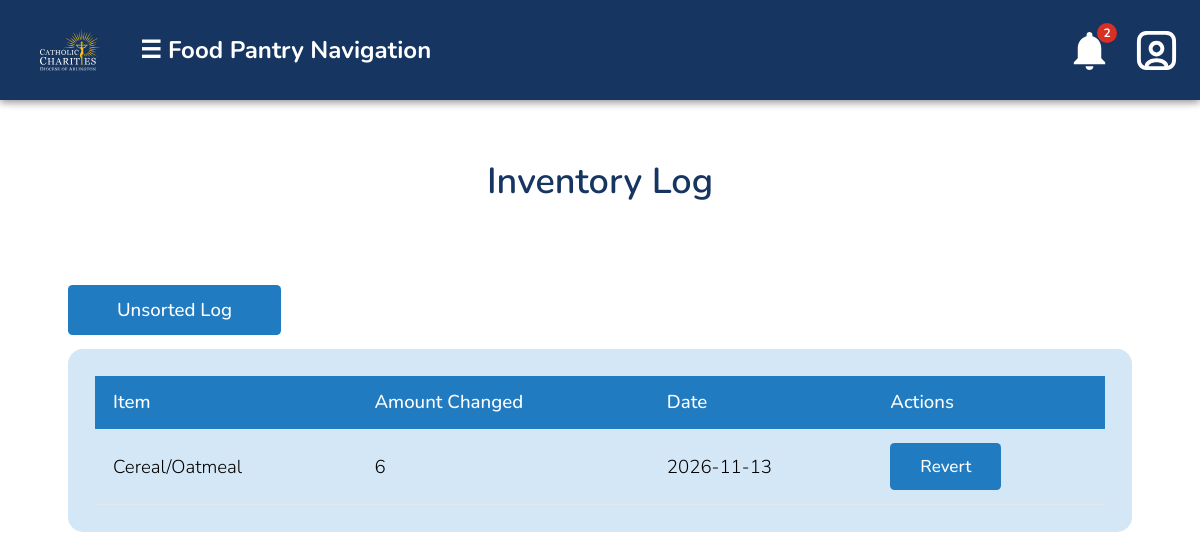
Page /viewHistory.php (signed in) on the earlier database version.
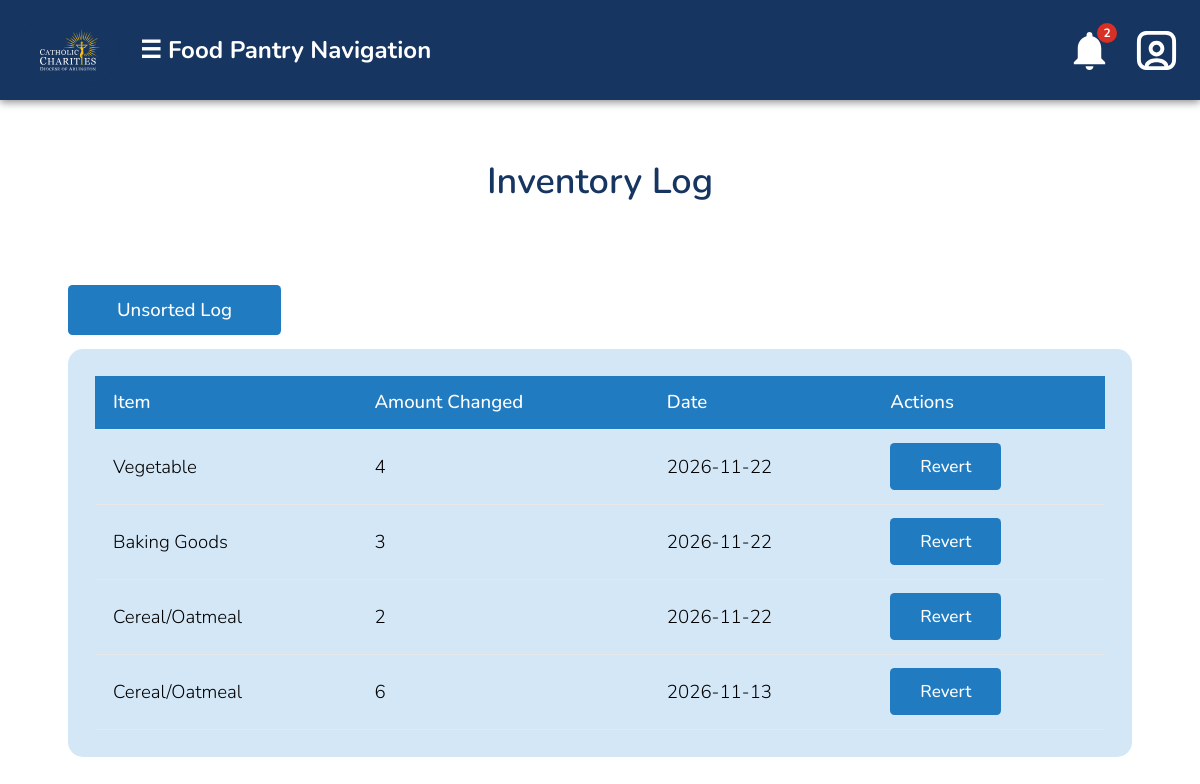
Same page on the later database version.
### tables this page shows
CREATE TABLE `dbinventoryhistory` (
  `id` int(11) NOT NULL,
  `inventory_id` int(11) NOT NULL,
  `change_amount` int(11) NOT NULL,
  `change_date` date NOT NULL,
  `changer_id` int(11) NOT NULL
);

CREATE TABLE `dbinventory` (
  `id` int(11) NOT NULL,
  `location` varchar(50) NOT NULL DEFAULT 'Main',
  `item_category_id` int(11) NOT NULL,
  `category_name` varchar(100) NOT NULL,
  `current_quantity` int(11) NOT NULL,
  `minimum_quantity` int(11) NOT NULL,
  `allocated_quantity` int(11) NOT NULL
);

### domain/Notification.php (called while the page is built, shortened)
<?php
class Notification {
    private $message;
    private $type;
    private $created_at;
    private $is_read;
    function __construct($id, $recipient_id, $message, $type, $reference_id, $created_at, $is_read) {
        $this->message = $message;
        $this->type = $type;
        $this->created_at = $created_at;
        $this->is_read = $is_read;
    }
    function getMessage() {
        return $this->message;
    }
    function getCreatedAt() {
        return $this->created_at;
    }
    function isRead() {
        return $this->is_read;
    }
    function getLink() {
        if ($this->type === 'low_stock') {
            return 'inventory.php';
        }
        return null;
    }
}

### database/dbInventoryHistory.php (called while the page is built, shortened)
<?php
    include_once(dirname(__FILE__).'/../domain/HistoryItem.php');
    function getAllHistoryItems(){
        $con = connect();
        $query = "SELECT * FROM dbinventoryhistory ORDER BY change_date DESC";
        $result = mysqli_query($con, $query);
        $history = array();
        while ($row = mysqli_fetch_assoc($result)) {
            $historyItem = new HistoryItem($row['id'], $row['inventory_id'], $row['change_amount'], $row['change_date'], $row['changer_id']);
            $history[] = $historyItem;
        }
        return $history;
    }
?>

### database/dbInventory.php (called while the page is built, shortened)
<?php
include_once(dirname(__FILE__).'/../domain/InventoryItem.php');
include_once(dirname(__FILE__).'/dbNotifications.php');
function getItem($id) {
    $con = connect();
    $query = "SELECT * FROM dbinventory WHERE id = $id";
    $result = mysqli_query($con, $query);
    $row  = mysqli_fetch_assoc($result);
    $inventoryItem = new InventoryItem($row['id'], $row['item_category_id'], $row['category_name'], $row['current_quantity'], $row['minimum_quantity'], $row['allocated_quantity']);
    return $inventoryItem;
}

### domain/InventoryItem.php (called while the page is built, shortened)
<?php
class InventoryItem {
    private $category_name;
    function __construct($id, $item_category_id, $category_name, $current_quantity, $minimum_quantity, $allocated_quantity) {
        $this->category_name = $category_name;
    }
    function getCategoryName() {
        return $this->category_name;
    }
}

### domain/HistoryItem.php (called while the page is built, shortened)
<?php
    class HistoryItem {
        private $id;
        private $change_amount;
        private $change_date;
        function __construct($id, $inventory_id, $change_amount, $change_date, $changer_id)
        {
            $this->id = $id;
            $this->change_amount = $change_amount;
            $this->change_date = $change_date;
        }
        function getId() {return $this->id;}
        function getChangeAmount() {return $this->change_amount;}
        function getChangeDate() {return $this->change_date;}
    }
?>

### viewHistory.php (the view, shortened to what this page needs)
<?php
    require_once('database/dbInventory.php');
    require_once('database/dbInventoryHistory.php');
?>
<!DOCTYPE html>
<html>
<head>
    <?php require_once('universal.inc') ?>
</head>
<pageheader>
    <h1 class="title">Inventory Log</h1>
</pageheader>
<body>
    <?php require_once('header.php'); ?>
    <main>
        <div class="report-container">
            <?php
                if (!isset($_GET['unsorted'])) {
                    require_once('database/dbInventory.php');
                    echo '
                    <a class="button" href="viewHistory.php?unsorted=1">Unsorted Log</a>
                    <div class="report-section">
                        <div class="table-wrapper">
                            <table class="report-table">
                                <thead>
                                    <tr>
                                        <th>Item</th>
                                        <th>Amount Changed</th>
                                        <th>Date</th>
                                        <th>Actions</th>
                                    </tr>
                                </thead>
                                <tbody> ';
                                $history = getAllHistoryItems();
                                if($history){
                                foreach ($history as $item) {
                                        $name = getItem($item->getInventoryId())->getCategoryName();
                                        $amount = $item->getChangeAmount();
                                        $date = $item->getChangeDate();
                                        echo '
                                            <td>' . $name . '</td>
                                            <td>' . $amount . '</td>
                                            <td>' . $date . '</td>';
                                        echo '
                                            <td><a href="viewHistory.php?revertId=' . $item->getId() . '" class="text-blue-700 underline"><button class="modify-btn">Revert</button></a>
                                        </tr>';
                                }}
                                else echo "Nothing to log yet.";
                    echo '
                                </tbody>
                            </table>
                        </div>
                    </div>';
                }
            ?>
        </div>
    </main>
</body>
</html>

### universal.inc (shortened to what this page needs)
<link rel="stylesheet" href="css/base.css" type="text/css" />

### header.php (shortened to what this page needs)
<head>
</head>
<header>
    <?php
    if (!isset($_SESSION['logged_in'])) {
    } else if ($_SESSION['logged_in']) {
        if ($_SESSION['access_level'] >= 1) {
            echo ('<div class="navbar">
        <div class="left-section">
            <div class="logo-container">
                <a href="index.php"><img src="images/ccda-logo-white.svg" alt="Logo"></a>
            </div>
            <div class="nav-links">
                <div class="nav-item">☰ Food Pantry Navigation
                    <div class="dropdown">');
            echo ('<a href="addInventory.php" style="text-decoration: none;">
                    </a>
                    </div>
                </div>
            </div>
        </div>
        <div class="right-section">
');
            if ($_SESSION['access_level'] >= 2) {
                require_once(__DIR__ . '/database/dbNotifications.php');
                echo (notificationBellHtml($_SESSION['_id']));
            }
            echo ('
            <div class="nav-links">
                <div class="nav-item">
                    <div class="icon">
                        <span class="header-icon" role="img" aria-label="User Icon" style="--icon: url(images/user-square.svg)"></span>
                        <div class="dropdown">
                            <a href="changePassword.php" class="dropdown-link"><div>Change Password</div></a>
                            <a href="logout.php" class="dropdown-link"><div>Log Out</div></a>
                        </div>
                    </div>
                </div>
            </div>
        </div>
    </div>');
        }
    }
    ?>
</header>
<div class="navbar-background"></div>

### database/dbNotifications.php (shortened to what this page needs)
<?php
include_once(dirname(__FILE__).'/../domain/Notification.php');
function getNotifications($recipientId, $limit = 20) {
    $con = connect();
    $recipientId = mysqli_real_escape_string($con, $recipientId);
    $limit = (int)$limit;
    $query = "SELECT * FROM dbnotifications WHERE recipient_id = '$recipientId'
              ORDER BY created_at DESC, id DESC LIMIT $limit";
    $result = mysqli_query($con, $query);
    $notifications = [];
    while ($row = mysqli_fetch_assoc($result)) {
        $notifications[] = new Notification(
            (int)$row['id'],
            $row['recipient_id'],
            $row['message'],
            $row['type'],
            $row['reference_id'] === null ? null : (int)$row['reference_id'],
            $row['created_at'],
            (bool)$row['is_read']
        );
    }
    return $notifications;
}
function getUnreadNotificationCount($recipientId) {
    $con = connect();
    $recipientId = mysqli_real_escape_string($con, $recipientId);
    $query = "SELECT COUNT(*) AS unread FROM dbnotifications
              WHERE recipient_id = '$recipientId' AND is_read = 0";
    $result = mysqli_query($con, $query);
    $row = mysqli_fetch_assoc($result);
    return (int)$row['unread'];
}
function notificationBellHtml($recipientId) {
    $notifications = getNotifications($recipientId);
    $unreadCount = getUnreadNotificationCount($recipientId);
    $notificationList = '';
    foreach ($notifications as $notification) {
        $text = htmlspecialchars($notification->getMessage());
        $time = date('M j, g:i A', strtotime($notification->getCreatedAt()));
        $class = $notification->isRead() ? 'notification-item' : 'notification-item unread';
        $item = '<div class="' . $class . '">' . $text . '<span class="notification-time">' . $time . '</span></div>';
        if ($notification->getLink()) {
            $item = '<a href="' . htmlspecialchars($notification->getLink()) . '" class="dropdown-link">' . $item . '</a>';
        }
        $notificationList .= $item;
    }
    $badge = '';
    if ($unreadCount > 0) {
        $badge = '<span class="notification-badge">' . ($unreadCount > 9 ? '9+' : $unreadCount) . '</span>';
    }
    return '<div class="nav-links">
                <div class="nav-item" id="notificationBell">
                    <div class="icon">
                        <span class="header-icon" role="img" aria-label="Notifications" title="Notifications" style="--icon: url(images/bell.svg)"></span>
                        ' . $badge . '
                        <div class="dropdown notification-dropdown">
                            ' . $notificationList . '
                        </div>
                    </div>
                </div>
            </div>';
}

### css/base.css (style rules this page uses)
html, body, header, main, footer, div, span, p, h1, h2, h3, h4, h5, h6, ul, ol, li, input, select, textarea, form, section, label, table, td, tr, th, form, fieldset, em, button, a { padding: 0; margin: 0; font-size: inherit; font-family: inherit; font-weight: inherit; text-decoration: none; font-style: normal; box-sizing: border-box; text-align: left; list-style-type: none; border-spacing: 0; }
:root { --page-background-color: white; --page-font-color: black; --inactive-font-color: #d0d0d0; --inactive-background-color: rgb(31,31,33); --standout-background: #fafafa; --happy-toast-background-color: #5D7E61; --happy-toast-font-color: rgb(255, 255, 255); --info-toast-background-color: #2f2f2f; --info-toast-font-color: white; --error-toast-background-color: #A66654; --error-toast-font-color: rgb(255, 255, 255); --shadow-and-border-color: #e8e8e8; --main-color: #207BC1; --accent-color: #EABD3C; --secondary-accent-color: #163561; --wv-accent-color: #111111; --wv-accent-foreground: #ffffff; --wv-bg-light: #ffffff; --wv-text-dark: #111111; --wv-muted-text: #6b6b6b; --calendar-event-color: #333333; --calendar-event-color-hover: #000000; --calendar-today-border: 2px solid #000000; --button-font-color: #ffffff; --button-padding: 0.5rem 1.5rem; --button-border-radius: 0.25rem; --standard-border: 1px solid #111111; --light-border: 1px solid #e5e5e5; --text-field-border: 2px solid #d4d4d4; --cancel-button-background-color: #000000; --error-color: #000000; font-size: 18px; font-family: 'Montserrat'; font-weight: 300; font-size: 18px; font-family: 'Montserrat'; font-weight: 300; font-size: 18px; font-family: 'Montserrat'; font-weight: 300; font-size: 18px; font-family: 'Montserrat'; font-weight: 300; }
header { position: sticky; top: 0; left: 0; z-index: 10; }
body { background-color: var(--page-background-color); color: var(--page-font-color); font-family: 'Montserrat'; }
header ul > li, header span { font-size: 0.75rem; list-style-type: none; }
main:not(.login):not(.calendar-view):not(.dashboard) { padding: 1rem; }
input[type=submit], button, .button, a.button-signup { color: var(--button-font-color); background-color: var(--main-color); padding: var(--button-padding); border: 3px solid rgba(255, 255, 255, 0.295); border-radius: var(--button-border-radius); font-weight: 500; width: 94%; transition: background-color .3s; cursor: pointer; text-align: center; }
h1 { font-size: 1.5rem; font-weight: 500; margin-bottom: 2rem; background-color: var(#4d98f3); color: var(--secondary-accent-color); width: 100%; text-align: center; padding: 1rem; }
.button { display: inline-block; }

### viewHistory.php (style rules this page uses)
pageheader { margin-top: 3rem; display: flex; justify-content: center; align-items: center; }
.title { text-align: center; height: 3.5rem; width:auto; font-size: 2rem; font-weight: 600; color: var(--secondary-accent-color); padding-top: .4rem; border-radius: 10px; background-color: #ffffffee; white-space: nowrap; overflow: hidden; }
.report-container { max-width: 1100px; margin: 0 auto 4rem auto; padding: 1rem; }
.report-section { background-color: #D4E7F6; border-radius: 15px; padding: 1.5rem; margin-bottom: 2rem; }
.report-table { width: 100%; border-collapse: collapse; }
.report-table th, .report-table td { padding: 0.75rem 1rem; text-align: left; border-bottom: 1px solid var(--shadow-and-border-color); color: var(--page-font-color); }
.report-table th { background-color: var(--main-color); color: var(--button-font-color); font-weight: 500; position: sticky; top: 100px; }
.modify-btn { padding: 0.5rem 1.5rem; background-color: var(--main-color); color: var(--button-font-color); border: solid 3px transparent; border-radius: 0.25rem; cursor: pointer; font-size: 0.95rem; font-weight: 500; width: auto; }
.button { background-color: var(--main-color); width: 20%; height: auto; margin: 0 0 0.75rem 0; border: solid 3px transparent; justify-content: center; text-align: center; white-space: normal; }

Differences in the rows shown:
added dbinventoryhistory: inventory.category_name "Vegetable", change_amount "4", change_date "2026-11-22"
added dbinventoryhistory: inventory.category_name "Baking Goods", change_amount "3", change_date "2026-11-22"
added dbinventoryhistory: inventory.category_name "Cereal/Oatmeal", change_amount "2", change_date "2026-11-22"
